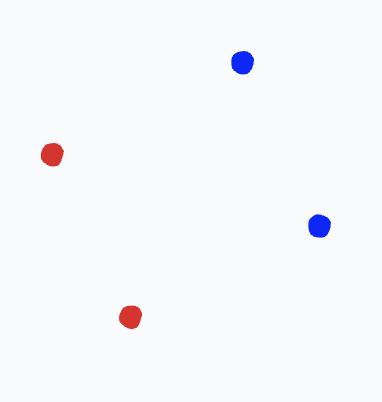
#> input picture corner_detection/non_bot_images/red_and_blue_3.png, 382 x 402 px
$ python -i corner_detection.py   (imports and definitions only)
#> lines starting #> are read from the running program, lines starting #| are printed output that depends on the picture; after the words box and inside, x2 and y2 are one past the last pixel; in counts of white or black regions, pixels touching at a corner belong together
#> further down, picture is the input picture: shape (402, 382, 3); mean B, G, R 250.8, 247.8, 247.5
import cv2
import numpy as np
import os
import math
import time
# from detect_our_robot import our_bot

# ---------------------------------------------------------------------------- #

display_image = False
# image_path = os.getcwd() + '/non_bot_images/red
image_path = os.getcwd() + '/non_bot_images/red_and_blue_3.png'

# ---------------------------------------------------------------------------- #

"""
get_limits(): Returns gradient for the front and back corners
Input: side = "front" to assign the HSV for the front cornners, "back" for the
                back corners
Output: lower and upper limits that will be used in masking
"""
def get_limits(side):
    if side == "front":
        # Narrow down HSV values for red
        lowerLimit = np.array([0, 150, 150])  # More specific lower range for red in HSV
        upperLimit = np.array([5, 255, 255])  # Narrowed upper range for red in HSV

        # Upper red range (due to red's nature in HSV)
        upper_lowerLimit = np.array([170, 150, 150])  # More specific upper lower limit for red
        upper_upperLimit = np.array([179, 255, 255])  # More specific upper upper limit for red
    else:
        # Narrower blue range
        lowerLimit = np.array([100, 200, 100])  # Narrower lower bound for blue in HSV
        upperLimit = np.array([110, 255, 255])  # Narrower upper bound for blue

        # Upper blue range
        upper_lowerLimit = np.array([110, 200, 100])    # More specific lower bound for upper blue range
        upper_upperLimit = np.array([120, 255, 255])    # More specific upper bound for upper blue range

    return lowerLimit, upperLimit, upper_lowerLimit, upper_upperLimit

"""
Input: The image
Output: [centroid_front, centroid_back], where centroid_front is an array of all
        the center points of the front corners, and centroid_back is an array of
        all the center points of the back corners
"""
def find_centroids(image):
    hsvImage = cv2.cvtColor(image, cv2.COLOR_BGR2HSV)
#> hsvImage: shape (402, 382, 3); mean H, S, V 109.4, 5.4, 251.7
    centroid_front = find_centroids_per_color("front", image, hsvImage) # for now, it's red
    centroid_back = find_centroids_per_color("back", image, hsvImage) # for now, it's blue
    return [centroid_front, centroid_back]

"""
Algorithm:
- Retrieve HSV limits for the given side (either front or back)
- Create masks for color detection in the HSV image
- Detect contours in the mask, then calculate the centroid for each contour
- Draw the centroid on the original image and label it with the side (front/back)
- Return the list of centroids detected in the image

Input:
- side: This is either "front" or "back" and is passed into get_limits()
- image: This is the image. Used to draw circle to point out the points
- hsvImage: This is the HSV version of the image. Used in masking

Output: The centroids for a specific color as an array
"""
def find_centroids_per_color(side, image, hsvImage):
#> called with side = 'front'
    lowerLimit, upperLimit, upper_red_lowerLimit, upper_red_upperLimit = get_limits(side)

    mask1 = cv2.inRange(hsvImage, lowerLimit, upperLimit)
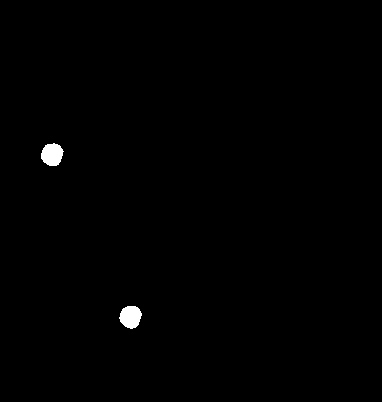
#> mask1: shape (402, 382); 0.52% white; 2 white regions
    mask2 = cv2.inRange(hsvImage, upper_red_lowerLimit, upper_red_upperLimit)
#> mask2: shape (402, 382); every value is 0

    # Combine both masks
    mask = mask1 | mask2

    # Find contours (detected regions) based on the mask
    contours, _ = cv2.findContours(mask, cv2.RETR_EXTERNAL, cv2.CHAIN_APPROX_SIMPLE)
#> contours = 2 contours; box (x1, y1, x2, y2) and area: (41, 143, 64, 166) 364, (119, 306, 142, 329) 362

    centroids = []

    for contour in contours:
        # Filter out small contours based on area
        area = cv2.contourArea(contour)
        if area > 20: # TODO: this value is subject to change based on the size of our bot's corners
            # Compute moments for each contour
            M = cv2.moments(contour)
            if M["m00"] != 0:
                # Calculate the centroid (center of the dot)
                cx = int(M["m10"] / M["m00"])
                cy = int(M["m01"] / M["m00"])
                centroids.append((cx, cy))

                cv2.circle(image, (cx, cy), 8, (0, 0, 0), -1)
                cv2.putText(image, side, (cx + 10, cy - 10), cv2.FONT_HERSHEY_SIMPLEX, 0.5, (255, 255, 0), 2)
#> this loop made 2 passes
#> (area, cx, cy) on passes 1 to 2: (362, 130, 316), (364, 51, 154)
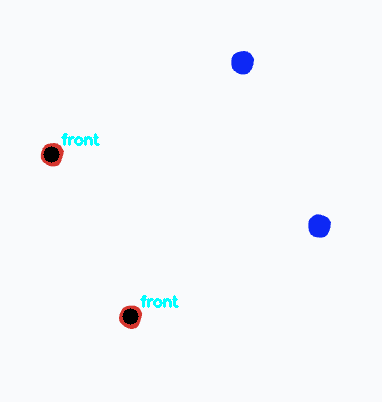
#> image: shape (402, 382, 3); 0.58% of pixels changed, all inside (x1, y1, x2, y2) = (43, 133, 179, 325)
#> after the loop, centroids = [(130, 316), (51, 154)]

    return centroids

"""
get_missing_point() returns a new array with the missing point included in
either red_points or blue_points

Algorithm:
- Let's say we are given 2 blue points and 1 red point
- We find the length from each blue point to the red point called length A and B
- Let's arbitrarily let length A be the hypotenuse, so its greater than length B
- We copy the blue point associated with this length "copy" down to be next
    to the red point as the new second red point
"""
# [41 lines left out: function get_missing_point, not called in this run]

""" distance() returns the euclidean distance between point1 and point2 """
def distance(point1, point2):
    return math.sqrt((point1[0] - point2[0]) ** 2 + (point1[1] - point2[1]) ** 2)

"""
Given all 4 points, return the left and right front points of the robot

Algorithm:
- Given all 4 points, first calculate the center of the 4 corners
- Next, find the vector between the center of the bot and the front 2 points
- Calculate the angle between the 2 vectors and the positive x axis
- IF Θ2 > Θ1 and abs(Θ2 - Θ1) <= some given threshold, THEN the red point
    associated with the *** SMALLER *** angle is the top right front corner
- ELSE Θ2 > Θ1, but the abs(Θ2 - Θ1) > some give threshold, THEN the red
    point associated with the *** LARGER *** angle is the top right front corner
"""
# [30 lines left out: function get_left_and_right_front_points, not called in this run]

"""
Compute the angle of the tangent to the front of the robot in radians.
Input: p1 = [x1, y2] and p2 = [x2, y2] representing the front 2 corners
Output: Angle of the tangent line relative to the x axis in degrees
"""
# [12 lines left out: function compute_tangent_angle, not called in this run]

# image = cv2.imread(image_path) # Used for manual input of an image
#wrap function :D Grace
# [1 line that did not run here, left out]

# [45 lines not run here, left out]

>>> import cv2
>>> picture = cv2.imread('non_bot_images/red_and_blue_3.png')
>>> result = find_centroids(picture)
#> call 2 of find_centroids_per_color, with side = 'back'
#> in find_centroids_per_color (call 2), `mask2 = cv2.inRange(hsvImage, upper_red_lowerLimit, upper_red_upperLim..`:
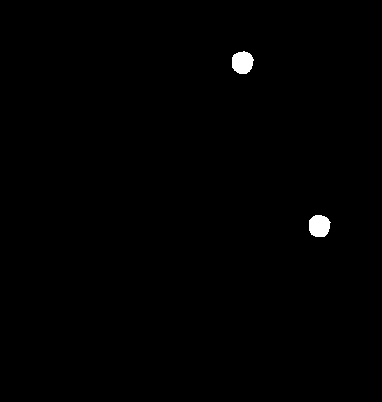
#> mask2: shape (402, 382); 0.51% white; 2 white regions
#> in find_centroids_per_color (call 2), `contours, _ = cv2.findContours(mask, cv2.RETR_EXTERNAL, cv2.CHAIN_APPR..`: contours = 2 contours; box (x1, y1, x2, y2) and area: (232, 51, 254, 74) 364, (309, 215, 331, 237) 360
#> the loop in find_centroids_per_color (call 2), `for contour in contours:` made 2 passes
#> (area, cx, cy) on passes 1 to 2: (359.5, 318, 225), (364, 242, 62)
#> after the loop in find_centroids_per_color (call 2), `for contour in contours:`:
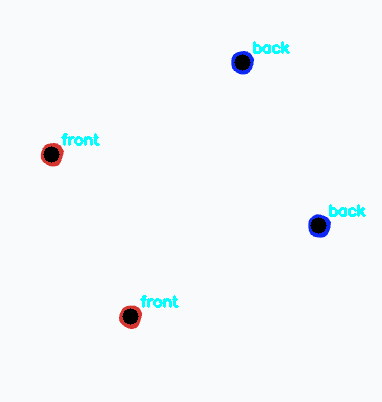
#> image: shape (402, 382, 3); 0.6% of pixels changed, all inside (x1, y1, x2, y2) = (234, 41, 366, 234)
#> after the loop in find_centroids_per_color (call 2), `for contour in contours:`: centroids = [(318, 225), (242, 62)]
#> result = [[(130, 316), (51, 154)], [(318, 225), (242, 62)]]

$ run again, on corner_detection/non_bot_images/red_and_blue_1.png
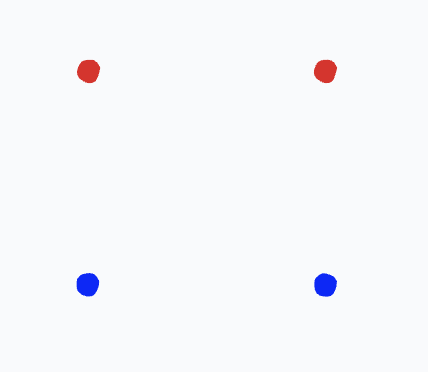
#> input picture corner_detection/non_bot_images/red_and_blue_1.png, 428 x 372 px
#> picture is the input picture: shape (372, 428, 3); mean B, G, R 250.9, 247.9, 247.6
#> hsvImage: shape (372, 428, 3); mean H, S, V 109.4, 5.3, 251.8
#> in find_centroids_per_color, `mask1 = cv2.inRange(hsvImage, lowerLimit, upperLimit)`:
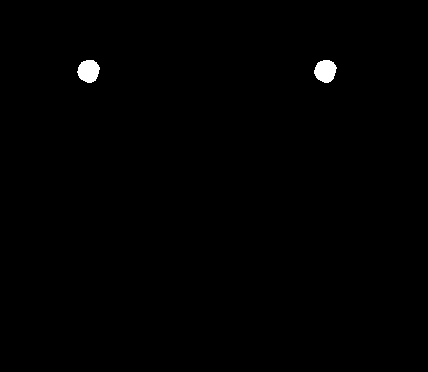
#> mask1: shape (372, 428); 0.5% white; 2 white regions
#> mask2: shape (372, 428); every value is 0
#> contours = 2 contours; box (x1, y1, x2, y2) and area: (77, 60, 100, 83) 365, (314, 60, 337, 83) 364
#> the loop in find_centroids_per_color, `for contour in contours:` made 2 passes
#> (area, cx, cy) on passes 1 to 2: (363.5, 324, 70), (365, 88, 70)
#> after the loop in find_centroids_per_color, `for contour in contours:`: centroids = [(324, 70), (88, 70)]
#> mask2: shape (372, 428); 0.49% white; 2 white regions
#> contours = 2 contours; box (x1, y1, x2, y2) and area: (77, 273, 99, 296) 364, (315, 274, 337, 296) 360
#> the loop in find_centroids_per_color (call 2), `for contour in contours:` made 2 passes
#> (area, cx, cy) on passes 1 to 2: (359.5, 324, 284), (364, 87, 284)
#> after the loop in find_centroids_per_color (call 2), `for contour in contours:`:
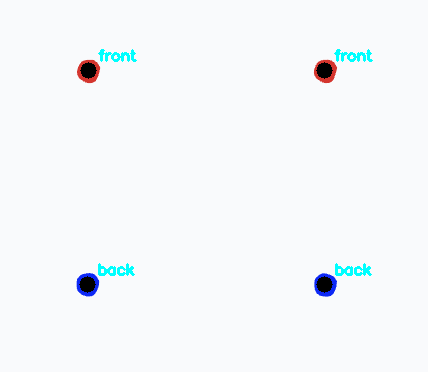
#> image: shape (372, 428, 3); mean B, G, R 250.2, 247.7, 245.4
#> after the loop in find_centroids_per_color (call 2), `for contour in contours:`: centroids = [(324, 284), (87, 284)]
#> result = [[(324, 70), (88, 70)], [(324, 284), (87, 284)]]

$ run again, on corner_detection/non_bot_images/red_and_blue_4.png
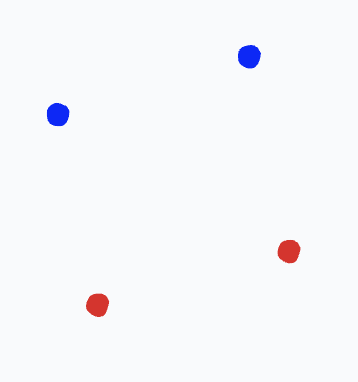
#> input picture corner_detection/non_bot_images/red_and_blue_4.png, 358 x 382 px
#> picture is the input picture: shape (382, 358, 3); mean B, G, R 250.7, 247.5, 247.3
#> hsvImage: shape (382, 358, 3); mean H, S, V 109.3, 5.7, 251.7
#> in find_centroids_per_color, `mask1 = cv2.inRange(hsvImage, lowerLimit, upperLimit)`:
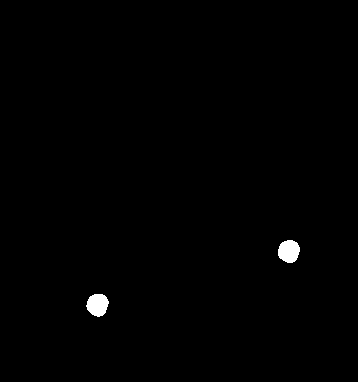
#> mask1: shape (382, 358); 0.58% white; 2 white regions
#> mask2: shape (382, 358); every value is 0
#> contours = 2 contours; box (x1, y1, x2, y2) and area: (278, 240, 300, 263) 364, (86, 294, 109, 317) 362
#> the loop in find_centroids_per_color, `for contour in contours:` made 2 passes
#> (area, cx, cy) on passes 1 to 2: (362, 97, 304), (363.5, 288, 250)
#> after the loop in find_centroids_per_color, `for contour in contours:`: centroids = [(97, 304), (288, 250)]
#> mask2: shape (382, 358); 0.58% white; 2 white regions
#> contours = 2 contours; box (x1, y1, x2, y2) and area: (47, 103, 69, 126) 368, (238, 45, 261, 68) 366
#> the loop in find_centroids_per_color (call 2), `for contour in contours:` made 2 passes
#> (area, cx, cy) on passes 1 to 2: (368.5, 57, 114), (365.5, 248, 56)
#> after the loop in find_centroids_per_color (call 2), `for contour in contours:`:
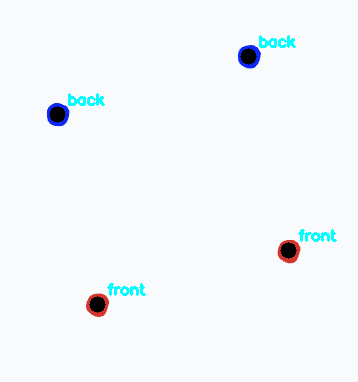
#> image: shape (382, 358, 3); mean B, G, R 249.9, 247.3, 244.8
#> after the loop in find_centroids_per_color (call 2), `for contour in contours:`: centroids = [(57, 114), (248, 56)]
#> result = [[(97, 304), (288, 250)], [(57, 114), (248, 56)]]
